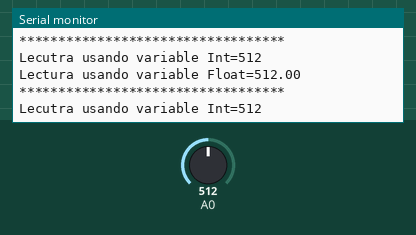
Recording of a sketch running on a simulated Arduino Uno, built with avr-gcc and run on an emulated ATmega328P. Shown: the last lines printed to the serial monitor. Inputs (shaded band) come from the test bench; at power-on: A0 = 512.

Above: at 4.2 s.
4.3 s: A0 set to 992
At 4.8 s:
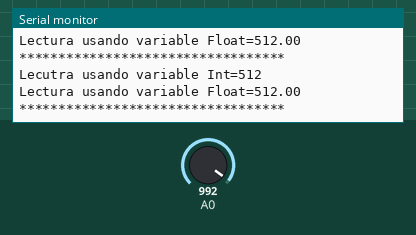
7.3 s: A0 set to 1013
At 8.2 s:
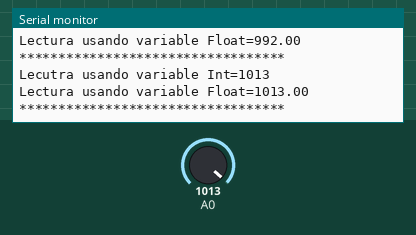
Timing chart, 0 to 9.8 s (numbered marks = the images above; inputs shaded):
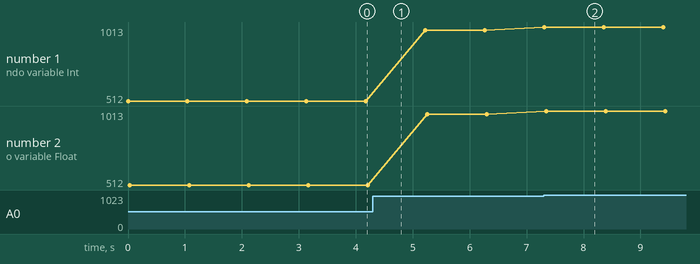

Measured:
- after the input at 7.3 s, the serial monitor: prints a new line at once (image 2)
- plotted number 1: 512 → 992 after the input at 4.3 s, 992 → 1013 after the input at 7.3 s
- plotted number 2: 512 → 992 after the input at 4.3 s, 992 → 1013 after the input at 7.3 s

The sketch:

analog_input.ino
```cpp
int lectura_int = 0;
float lectura_float = 0;

void setup() {
  Serial.begin(9600);
  pinMode(A0, INPUT);
}

void loop() {
  lectura_int = analogRead(A0);
  Serial.print("Lecutra usando variable Int=");
  Serial.println(lectura_int);

  lectura_float = analogRead(A0);
  Serial.print("Lectura usando variable Float=");
  Serial.println(lectura_float);

  Serial.println("**********************************");

  delay(1000);

}
```
